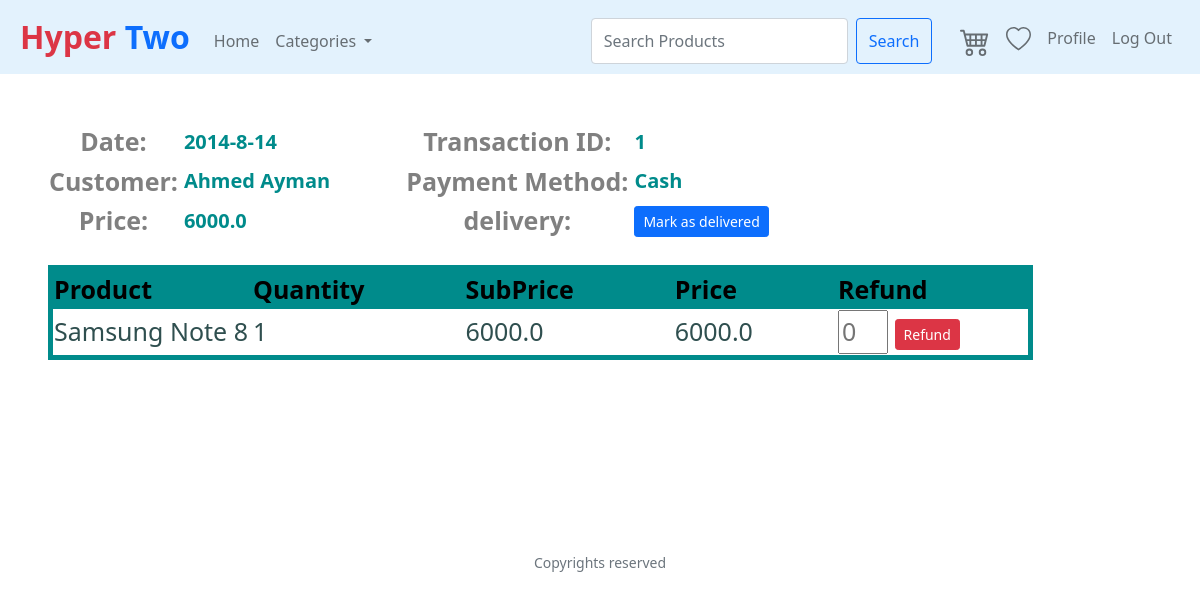
The page /Transactions (signed in) on the database as committed earlier.
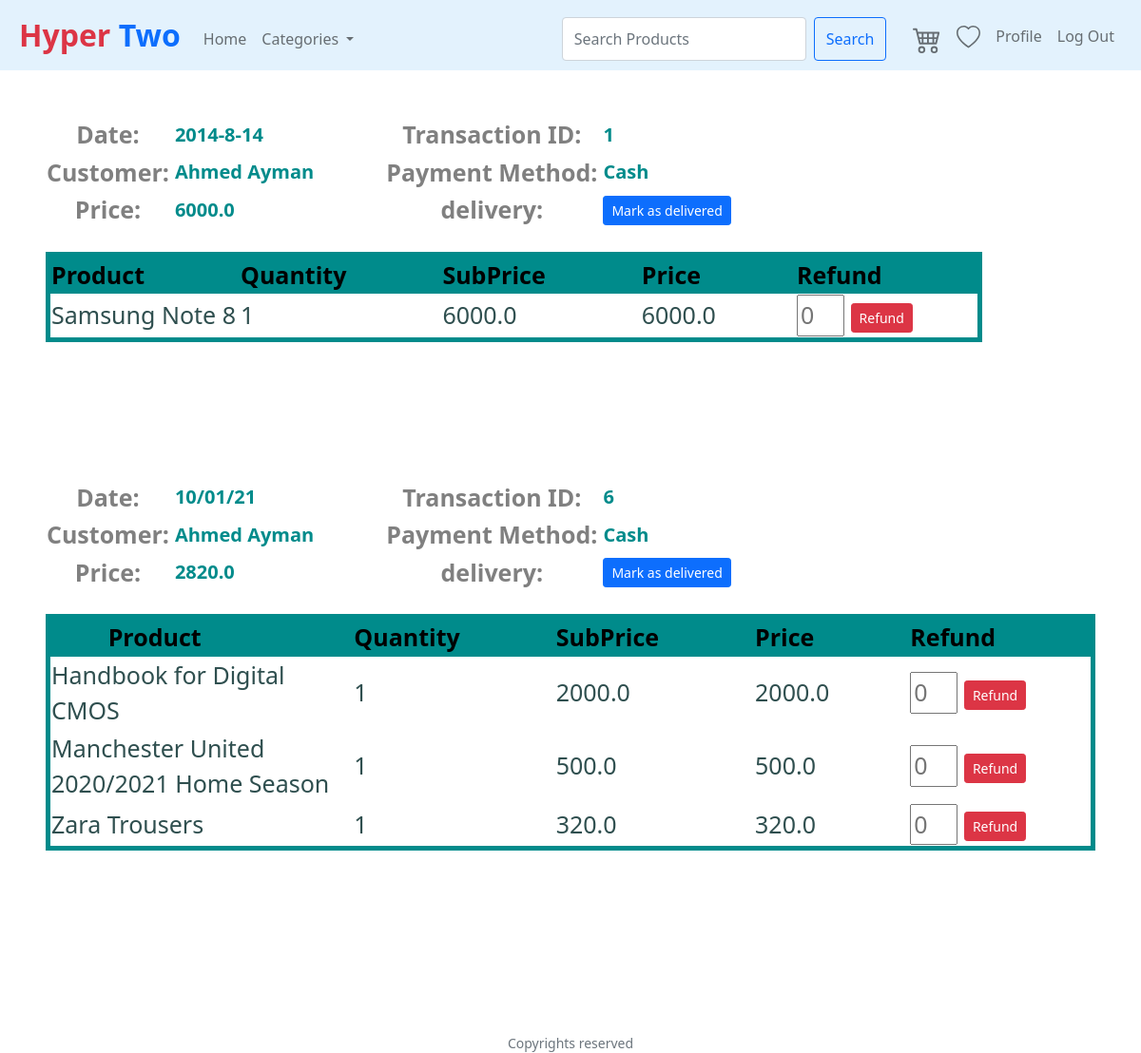
The same page on the database as committed later.
### tables this page shows
CREATE TABLE Transactions (TransactionID INTEGER PRIMARY KEY AUTOINCREMENT UNIQUE NOT NULL, TransactionDate DATETIME, IsDelivered BOOLEAN, Price DOUBLE NOT NULL, PaymentMethod VARCHAR (100), CustomerID INT REFERENCES Customer (CustomerID) ON DELETE NO ACTION ON UPDATE CASCADE NOT NULL);

CREATE TABLE Customer (CustomerID INTEGER PRIMARY KEY AUTOINCREMENT UNIQUE NOT NULL, Username VARCHAR (300) NOT NULL UNIQUE, Password VARCHAR (300) NOT NULL, FirstName VARCHAR (300) NOT NULL, LastName VARCHAR (300) NOT NULL, Address VARCHAR (500), PhoneNumber VARCHAR (20), RegisterationCode VARCHAR (30) UNIQUE, CodeShares INT, PromoCode VARCHAR (300), VoucherValue INT);

CREATE TABLE Product (ProductID INTEGER PRIMARY KEY AUTOINCREMENT NOT NULL UNIQUE, ProductName VARCHAR (300) NOT NULL UNIQUE, ProductDescription VARCHAR (5000), Price DOUBLE NOT NULL, Quantity INT NOT NULL, Rating DOUBLE CHECK (Rating >= 0 and Rating < 6), ImageURL VARCHAR (1000), SupplierID INT NOT NULL REFERENCES Suppliers (SupplierID), CategoryID INT NOT NULL REFERENCES Categories (CategoryID) ON DELETE CASCADE ON UPDATE CASCADE);

CREATE TABLE Transaction_Contains_Products (TransactionID INT NOT NULL, ProductID INT NOT NULL, Quantity INT NOT NULL, PRIMARY KEY (TransactionID, ProductID), FOREIGN KEY (TransactionID) REFERENCES Transactions (TransactionID) ON DELETE CASCADE ON UPDATE CASCADE, FOREIGN KEY (ProductID) REFERENCES Product ON DELETE NO ACTION ON UPDATE NO ACTION);

### application.py (the view, shortened to what this page needs)
@app.route("/Transactions", methods=["GET", "POST"])
@login_required
def Transactions():
    categories=GetCategories()
    rows = db.execute("SELECT * FROM Transactions WHERE CustomerID = :id",
                         id=session["user_id"])
    CustomerInfo = db.execute("SELECT * FROM Customer WHERE CustomerID = :id",
                        id=session["user_id"])
    TransConPros = []
    for row in rows:
        TransConPros.append(db.execute("SELECT * FROM Transaction_Contains_Products WHERE TransactionID = :id",
        id= row["TransactionID"]))
    Product = []
    for TransConPro in TransConPros:
        for row in TransConPro:
            Product.append(db.execute("SELECT * FROM Product WHERE ProductID = :id",
            id= row["ProductID"]))
    Refunds = []
    for row in rows:
        Refunds.append(db.execute("SELECT * FROM Refunds WHERE TransactionID = :id",
        id= row["TransactionID"]))
    Refund_Product = []
    for Refund in Refunds:
        for Ref in Refund:
            Refund_Product.append(db.execute("SELECT * FROM RefundProducts WHERE RefundID = :id",
            id= Ref["RefundID"]))
    return render_template("Transactions.html" ,categories=categories,CustomerInfo = CustomerInfo ,
    rows = rows , TransConPros = TransConPros , Product = Product , Refunds = Refunds , Refund_Product =Refund_Product)

### application.py (called while the page is built)
@app.after_request
def after_request(response):
    response.headers["Cache-Control"] = "no-cache, no-store, must-revalidate"
    response.headers["Expires"] = 0
    response.headers["Pragma"] = "no-cache"
    return response

def GetCategories():
    categories=db.execute("Select * from Categories order by CategoryName")
    today = date.today()
    saleproducts = db.execute("SELECT * FROM In_Sale_Products")
    for product in saleproducts:
        prodid=product["ProductID"]
        productdate = product["SaleEndDate"].split("-")
        productdate = date(int(productdate[0]),int(productdate[1]),int(productdate[2]))
        if productdate < today:
            query = db.execute("DELETE FROM In_Sale_Products WHERE ProductID= :prodid",prodid=prodid)
    return categories

### helpers.py (called while the page is built)
def login_required(f):
    @wraps(f)
    def decorated_function(*args, **kwargs):
        if session.get("user_id") is None:
            return redirect("/login")
        return f(*args, **kwargs)
    return decorated_function

### templates/Transactions.html (shortened to what this page needs)
{% extends "layout.html" %}
{% block main %}
{% for row in rows%}
    <table class = "TransactionH">
        <thead class = "Head">
            <tr class = "H1">
                <th class = "Const"> Date: </th>
                <th class = "Var"> {{row.TransactionDate}} </th>
                <th class = "Const"> Transaction ID: </th>
                <th class = "Var"> {{row.TransactionID}} </th>
            </tr>
            <tr class = "H2">
                <th class = "Const"> Customer: </th>
                <th class = "Var"> {{CustomerInfo[0].FirstName}} {{CustomerInfo[0].LastName}} </th>
                <th class = "Const"> Payment Method: </th>
                <th class = "Var"> {{row.PaymentMethod}} </th>
            </tr>
            <tr class = "H3">
                <th class = "Const"> Price: </th>
                <th class = "Var"> {{row.Price}} </th>
                <th class = "Const"> delivery: </th>
                <th class = "Var">
                {%if not row.IsDelivered%}
                <form action="/Transactions" method="post">
                    <button class="btn btn-sm btn-primary" type="submit">Mark as delivered</button>
                </form>
                {%else%}
                delivered
                    {%endif%}
                </th>
            </tr>
        </thead>
    </table>
    <br>
    <table class = "TransactionB">
        <thead>
            <tr>
                <th class = "Fix"> Product </th>
                <th class = "Fix"> Quantity </th>
                <th class = "Fix"> SubPrice </th>
                <th class = "Fix"> Price </th>
                <th class = "Fix"> Refund </th>
            </tr>
        </thead>
        <tbody>
            {% for Trans in TransConPros %}
                {% for Tran in Trans %}
                    {% for Pro in Product %}
                        {% if row.TransactionID == Tran.TransactionID and Pro[0].ProductID == Tran.ProductID %}
                            <tr class = "T1R1">
                            <td> {{ Pro[0].ProductName }} </td>
                            <td> {{ Tran.Quantity }} </td>
                            <td> {{ Pro[0].Price }} </td>
                            <td> {{ Tran.Quantity * Pro[0].Price }} </td>
                            <td>
                                    <form action="/Transactions" method="post">
                                        <input type="number" name="Refund_Quantity" min="1" placeholder="0" style="width: 50px" required />
                                        <button class="btn btn-sm btn-danger" type="submit">Refund</button>
                                    </form>
                            </td>
                        </tr>
                        {% endif %}
                    {% endfor %}
                {% endfor %}
            {% endfor %}
        </tbody>
    </table>
<br><br><br><br><br><br>
{% endfor %}
{% endblock %}

### templates/layout.html (shortened to what this page needs)
<!DOCTYPE html>
<html lang="en">
    <head>
        <link href="https://cdn.jsdelivr.net/npm/bootstrap@5.0.0-beta1/dist/css/bootstrap.min.css" rel="stylesheet">
        <link rel="stylesheet" href="https://cdnjs.cloudflare.com/ajax/libs/font-awesome/4.7.0/css/font-awesome.min.css">
        <link href="/static/styles.css" rel="stylesheet">
    </head>
    <body>
        <nav class="navbar navbar-expand-md navbar-light" style="background-color: #e3f2fd;">
            <a class="navbar-brand" href="/"><span class="text-danger">Hyper </span><span class="text-primary">Two</span> </a>
            <ul class="navbar-nav mr-auto mt-2">
                <li class="nav-item"><a class="nav-link" href="/">Home</a></li>
                <li class="nav-item dropdown">
                    <a class="nav-link dropdown-toggle" href="#" id="navbarDropdownMenuLink" role="button" data-bs-toggle="dropdown" aria-expanded="false">
                      Categories
                    </a>
                </li>
            </ul>
            <ul class="navbar-nav ml-auto mt-2" style="position: Absolute; right: 20px;">
                <form class="d-flex" action="/search" method="get" style="padding-right: 20px;">
                    <input class="form-control me-2" name="search_for" type="search" placeholder="Search Products" aria-label="Search">
                    <button class="btn btn-outline-primary" type="submit">Search</button>
                  </form>
                {% if session.user_id %}
                        <li class="nav-item"><a class="nav-link" href="/cart"></a></li>
                          <li class="nav-item"><a class="nav-link" href="/wishlist"></a></li>
                        <li class="nav-item"><a class="nav-link" href="/Profile">Profile</a></li>
                        <li class="nav-item"><a class="nav-link" href="/logout">Log Out</a></li>
                {% else %}
                        <li class="nav-item"><a class="nav-link" href="/register">Register</a></li>
                        <li class="nav-item"><a class="nav-link" href="/login">Log In</a></li>
                {% endif %}
             </ul>
        </nav>
        <main class="container-fluid p-5">
            {% block main %}{% endblock %}
        </main>
        <footer class="small text-center text-muted">
            Copyrights reserved
        </footer>
    </body>
</html>

### static/styles.css (style rules this page uses)
body { perspective: 1000px; transform-style: preserve-3d; }
nav .navbar-brand { font-size: xx-large; padding-left: 20px; font-weight: bolder; }
main { overflow-x: auto; text-align: center; }
main th.Const { font-size: 25px; color:grey; padding-right:5px; }
main th.Var { font-size: 20px; color:darkcyan; padding-right:75px; text-align: left; }
main th.Fix { font-size: 25px; color:rgb(0, 0, 0); padding-right:100px; background-color:darkcyan; }
main table.TransactionB { border: 5px solid darkcyan; }
main tbody { font-weight: 500; font-size: 25px; color:darkslategray; text-align: left; }
main button { background-color: #537fbe; text-align: left; }

Rows that differ between the two databases and show on the page:
added Transactions: TransactionDate "10/01/21", TransactionID "6", {{ CustomerInfo[0].FirstName }} "Ahmed", {{ CustomerInfo[0].LastName }} "Ayman", PaymentMethod "Cash", Price "2820.0"
added Transaction_Contains_Products: Quantity "1", Tran.Quantity*Pro[0].Price "2000.0"
now on this page (row unchanged): Product: ProductName "Handbook for Digital CMOS", Price "2000.0"
added Transaction_Contains_Products: Quantity "1", Tran.Quantity*Pro[0].Price "500.0"
now on this page (row edited): Product: ProductName "Manchester United 2020/2021 Home Season", Price "500.0"
added Transaction_Contains_Products: Quantity "1", Tran.Quantity*Pro[0].Price "320.0"
now on this page (row edited): Product: ProductName "Zara Trousers", Price "320.0"
